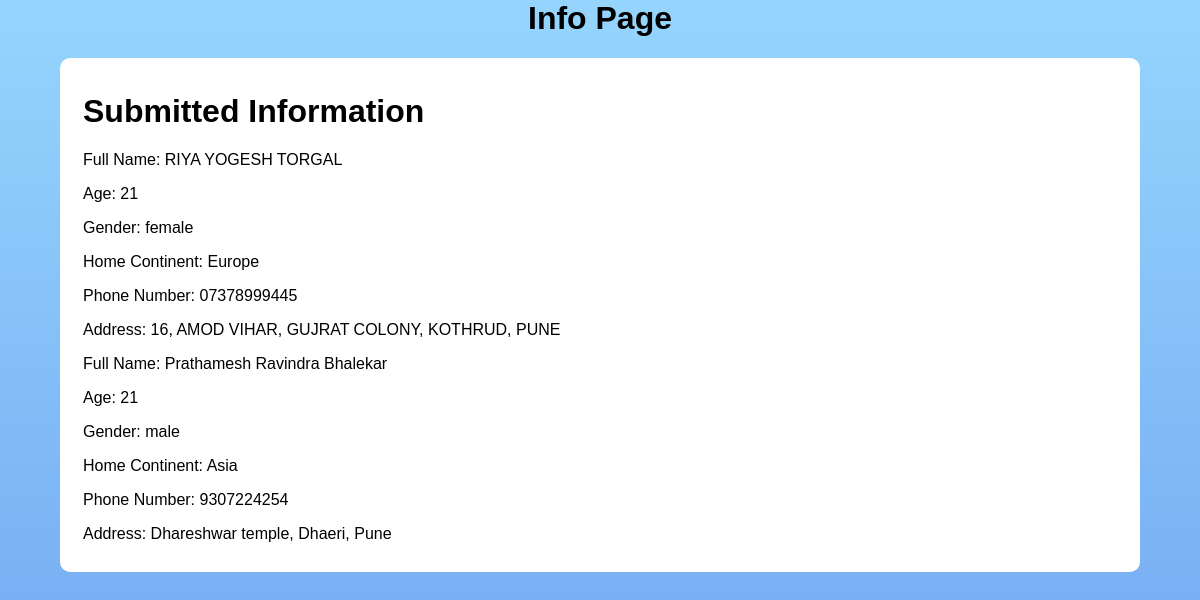
Page /home/info/ on the earlier database version.
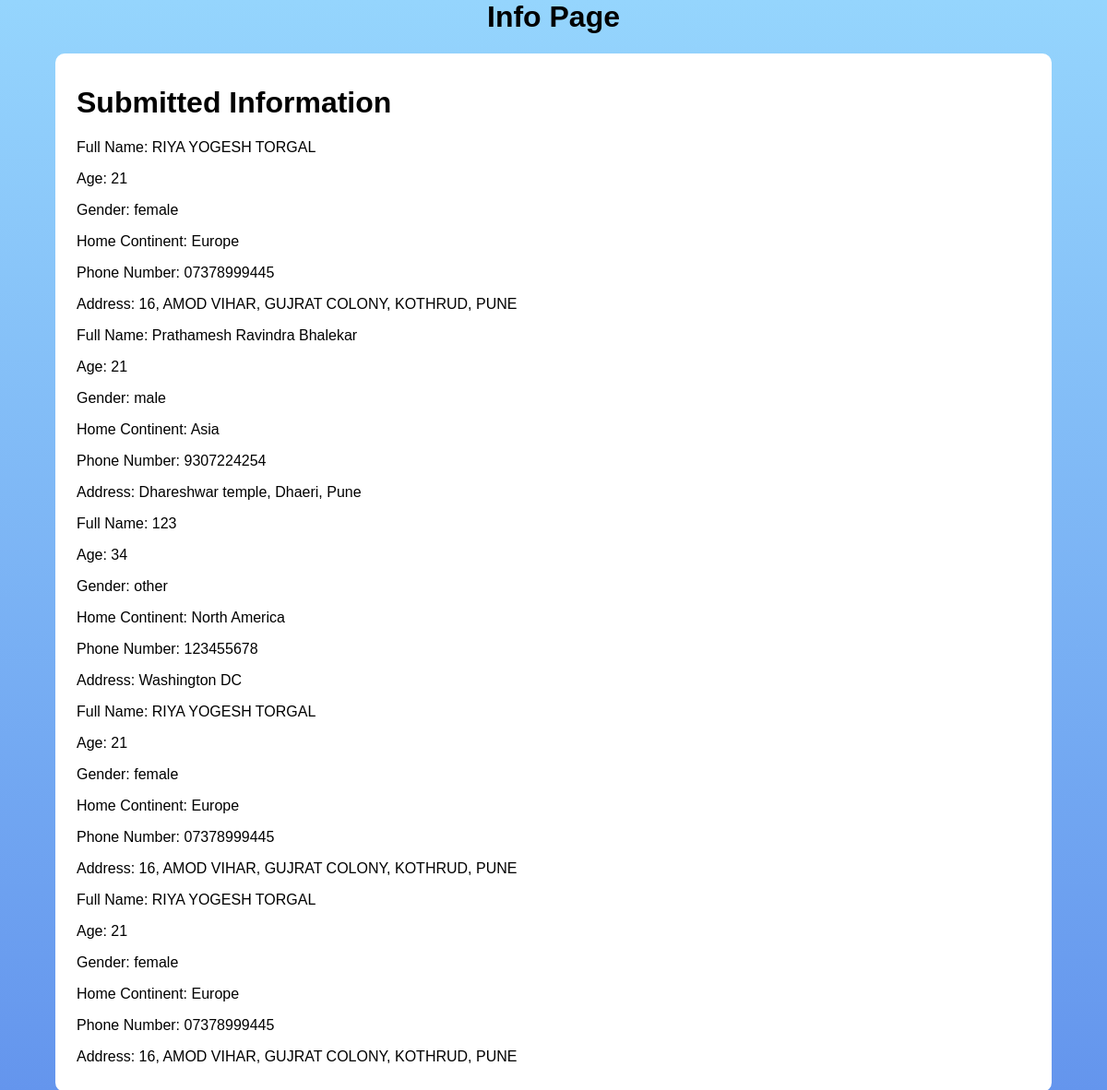
Same page on the later database version.
### base/models.py (models this page shows, shortened)
class formdb(models.Model):
    GENDER_CHOICES = [
        ('male', 'Male'),
        ('female', 'Female'),
        ('other', 'Other')
    ]
    COUNTRY_CHOICES = [
        ('Europe', 'Europe'),
        ('Asia', 'Asia'),
        ('Africa', 'Africa'),
        ('North America', 'North America'),
        ('South America', 'South America')
    ]
    fullName = models.CharField(max_length=100)
    age = models.IntegerField()
    gender = models.CharField(max_length=6, choices=GENDER_CHOICES)
    country = models.CharField(max_length=15, choices=COUNTRY_CHOICES)
    phNo = models.CharField(max_length=15)
    address = models.TextField()

### base/views.py (the view)
# urls.py: path("home/info/", views.InfoPage, name="InfoPage"),
def InfoPage(request):
	forms = formdb.objects.all()
	return render(request, "InfoPage.html",{'forms':forms})

### templates/InfoPage.html (shortened to what this page needs)
{% load static %}
<link rel="stylesheet" href="{% static 'styles/InfoPage.css' %}">
<h1 style="text-align: center;">Info Page</h1>
<div class="container">
    <h1>Submitted Information</h1>
    {% for form in forms %}
    <p>Full Name: {{ form.fullName }}</p>
    <p>Age: {{ form.age }}</p>
    <p>Gender: {{ form.gender }}</p>
    <p>Home Continent: {{ form.country }}</p>
    <p>Phone Number: {{ form.phNo }}</p>
    <p>Address: {{ form.address }}</p>
    {% endfor %}
</div>

### static/styles/InfoPage.css (style rules this page uses)
div { align-items: center; }
.container { border: 3px solid white; border-radius: 10px; padding: 10px; padding-left: 20px; padding-right: 20px; margin: auto; background-color: white; }

Differences in the rows shown:
added formdb: fullName "123", age "34", gender "other", country "North America", phNo "123455678", address "Washington DC"
added formdb: fullName "RIYA YOGESH TORGAL", age "21", gender "female", country "Europe", phNo "07378999445", address "16, AMOD VIHAR, GUJRAT COLONY, KOTHRUD, PUNE"
added formdb: fullName "RIYA YOGESH TORGAL", age "21", gender "female", country "Europe", phNo "07378999445", address "16, AMOD VIHAR, GUJRAT COLONY, KOTHRUD, PUNE"
